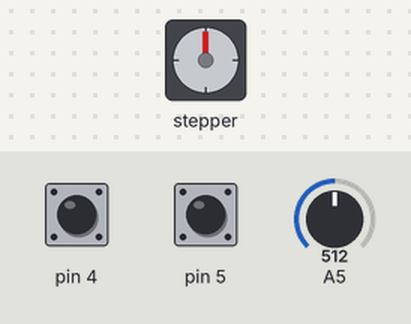
The sketch below on a simulated Arduino Uno, built with avr-gcc and run on an emulated ATmega328P. On the bench: stepper motor. The inputs (shaded band) are chosen by the test bench; at power-on: pin 5 HIGH, pin 4 HIGH, A5 = 512. Stepper angles assume 200 steps per turn; what the sketch prints to the serial monitor is not drawn.

Above: at 1.2 s.
1.3 s: pin 5 pulled LOW for 1 s
At 2.7 s:
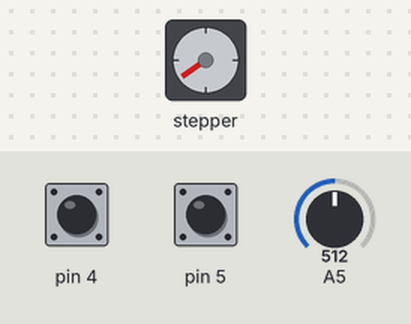
3.8 s: pin 5 pulled LOW for 0.15 s
At 4.7 s:
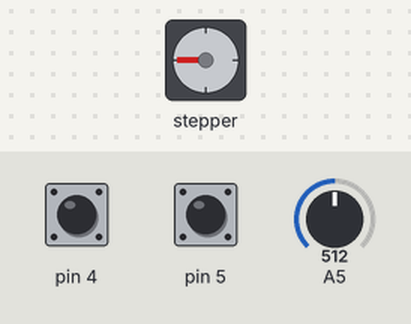
5.4 s: pin 4 pulled LOW for 3.2 s
At 9.0 s:
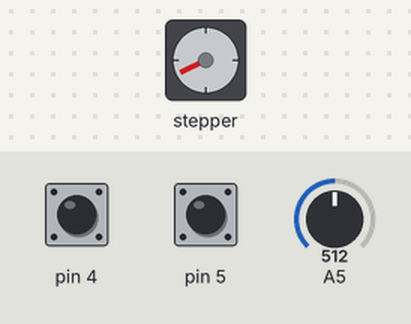
10.1 s: pin 5 pulled LOW for 3.2 s
At 10.57 s:
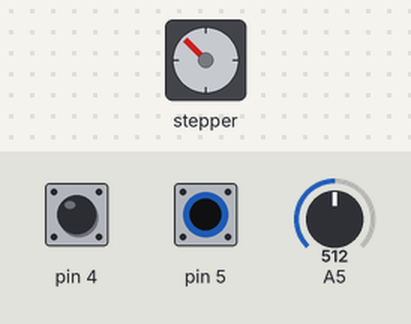
14.8 s: pin 5 pulled LOW for 1 s
At 16.5 s:
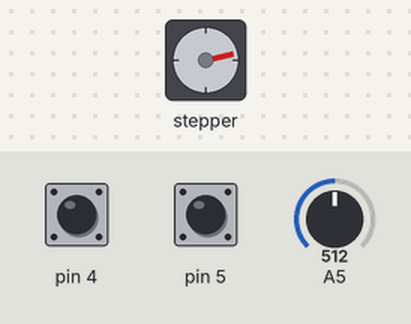
17.3 s: pin 4 pulled LOW for 1 s
At 18.9 s:
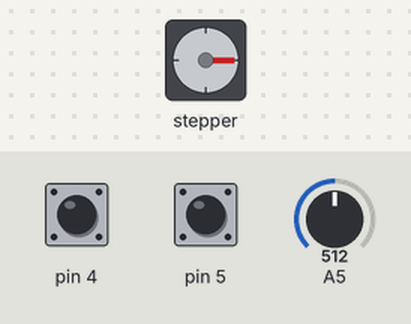
Timing chart, 0 to 20.4 s (numbered marks = the images above; inputs shaded):
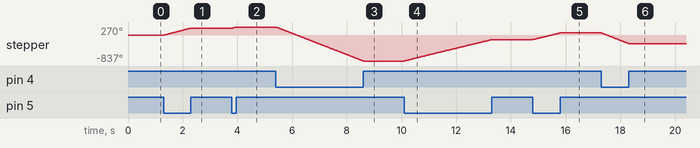

The sketch:

stepper.ino
```cpp
#include <Stepper.h>

const int stepsPerRevolution = 200;  // change this to fit the number of steps per revolution
// for your motor

// initialize the stepper library on pins 8 through 11:
Stepper myStepper(stepsPerRevolution, 6, 7, 8, 9);

int stepCount = 0;         // number of steps the motor has taken

void setup() {
  // initialize the serial port:
  Serial.begin(9600);
  pinMode(5,INPUT_PULLUP);
  pinMode(4,INPUT_PULLUP);
  myStepper.setSpeed(80);
}

void loop() {
  // step one step:
  if(digitalRead(5)==0){

  myStepper.step(2);
  Serial.print("steps:");
  Serial.println(stepCount);
  stepCount++;
  }
  if(digitalRead(4)==0){
    myStepper.step(Serial.read());
  }
  Serial.println(analogRead(A5));
  //delay(500);
}
```

Measured:
- after the input at 1.3 s, stepper: turns 234° clockwise in 0.99 s, starting at once
- after the input at 3.8 s, stepper: turns 36° clockwise in 0.14 s, starting at once
- after the input at 5.4 s, stepper: turns 1107° counter-clockwise in 3.2 s, starting at once
- after the input at 10.1 s, stepper: turns 698° clockwise in 3.2 s, starting at once
- after the input at 14.8 s, stepper: turns 216° clockwise in 0.98 s, starting at once
- after the input at 17.3 s, stepper: turns 347° counter-clockwise in 1.0 s, starting at once
